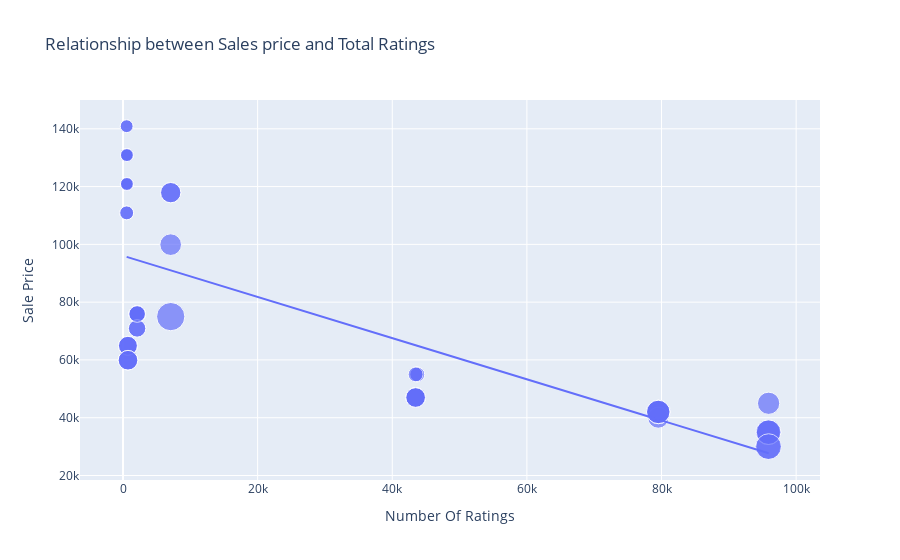

Notebook cell for this chart:
### Code cell
# Creating scatter plot to find the relationship between sales price and total ratings
figure = px.scatter(data_frame = data, x = "Number Of Ratings", 
                    y = "Sale Price", size = "Discount Percentage",trendline = "ols",
                    title = "Relationship between Sales price and Total Ratings")
figure.show()

### Figure 1 — Plotly figure (JSON) as saved in the notebook; plotly's stock layout.template omitted (floating-point values rounded to 4 significant figures)
{"data": [{"hovertemplate": "Number Of Ratings=%{x}<br>Sale Price=%{y}<br>Discount Percentage=%{marker.size}<extra></extra>", "legendgroup": "", "marker": {"color": "#636efa", "size": [0, 0, 0, 0, 0, 0, 0, 0, 0, 20, 16, 20, 20, 20, 0, 0, 0, 0, 29, 15, 0, 15, 17, 18, 6, 6, 13, 6, 14, 10, 7, 6, 6, 13, 13, 10, 10, 6, 14, 6, 10, 6, 11, 11, 10, 14, 7, 6, 6, 6, 8, 8, 24, 22, 22, 22, 8, 24, 14, 14, 14, 14], "sizemode": "area", "sizeref": 0.0725, "symbol": "circle"}, "mode": "markers", "name": "", "orientation": "v", "showlegend": false, "type": "scatter", "x": [3431, 3431, 3431, 11202, 11202, 3431, 3431, 11202, 1454, 79512, 79512, 79582, 79512, 79512, 1078, 1078, 1078, 1078, 7088, 7088, 1078, 7088, 7081, 95909, 542, 580, 740, 545, 740, 2101, 545, 580, 580, 730, 730, 2101, 2101, 580, 740, 580, 2092, 545, 2101, 2092, 2101, 740, 545, 580, 580, 580, 43707, 43707, 95807, 95909, 95807, 95909, 43470, 95909, 43470, 43470, 43470, 43470], "xaxis": "x", "y": [49900, 84900, 84900, 77000, 77000, 49900, 49900, 77000, 89900, 41999, 39999, 41999, 41999, 41999, 131900, 117100, 131900, 117100, 74999, 117900, 117100, 117900, 99900, 44999, 140900, 130900, 64900, 120900, 59900, 75900, 110900, 130900, 120900, 64900, 64900, 75900, 75900, 120900, 59900, 120900, 75900, 140900, 70900, 70900, 75900, 59900, 110900, 120900, 130900, 130900, 54999, 54999, 29999, 34999, 34999, 34999, 54999, 29999, 46999, 46999, 46999, 46999], "yaxis": "y"}, {"hovertemplate": "<b>OLS trendline</b><br>Sale Price = -0.712783 * Number Of Ratings + 96054.8<br>R<sup>2</sup>=0.492139<br><br>Number Of Ratings=%{x}<br>Sale Price=%{y} <b>(trend)</b><extra></extra>", "legendgroup": "", "marker": {"color": "#636efa", "symbol": "circle"}, "mode": "lines", "name": "", "showlegend": false, "type": "scatter", "x": [542, 545, 545, 545, 545, 580, 580, 580, 580, 580, 580, 580, 580, 730, 730, 740, 740, 740, 740, 1078, 1078, 1078, 1078, 1078, 1454, 2092, 2092, 2101, 2101, 2101, 2101, 2101, 3431, 3431, 3431, 3431, 3431, 7081, 7088, 7088, 7088, 11202, 11202, 11202, 43470, 43470, 43470, 43470, 43470, 43707, 43707, 79512, 79512, 79512, 79512, 79582, 95807, 95807, 95909, 95909, 95909, 95909], "xaxis": "x", "y": [95670.0, 95670.0, 95670.0, 95670.0, 95670.0, 95640.0, 95640.0, 95640.0, 95640.0, 95640.0, 95640.0, 95640.0, 95640.0, 95530.0, 95530.0, 95530.0, 95530.0, 95530.0, 95530.0, 95290.0, 95290.0, 95290.0, 95290.0, 95290.0, 95020.0, 94560.0, 94560.0, 94560.0, 94560.0, 94560.0, 94560.0, 94560.0, 93610.0, 93610.0, 93610.0, 93610.0, 93610.0, 91010.0, 91000.0, 91000.0, 91000.0, 88070.0, 88070.0, 88070.0, 65070.0, 65070.0, 65070.0, 65070.0, 65070.0, 64900.0, 64900.0, 39380.0, 39380.0, 39380.0, 39380.0, 39330.0, 27770.0, 27770.0, 27690.0, 27690.0, 27690.0, 27690.0], "yaxis": "y"}], "layout": {"legend": {"itemsizing": "constant", "tracegroupgap": 0}, "title": {"text": "Relationship between Sales price and Total Ratings"}, "xaxis": {"anchor": "y", "domain": [0, 1], "title": {"text": "Number Of Ratings"}}, "yaxis": {"anchor": "x", "domain": [0, 1], "title": {"text": "Sale Price"}}}}
